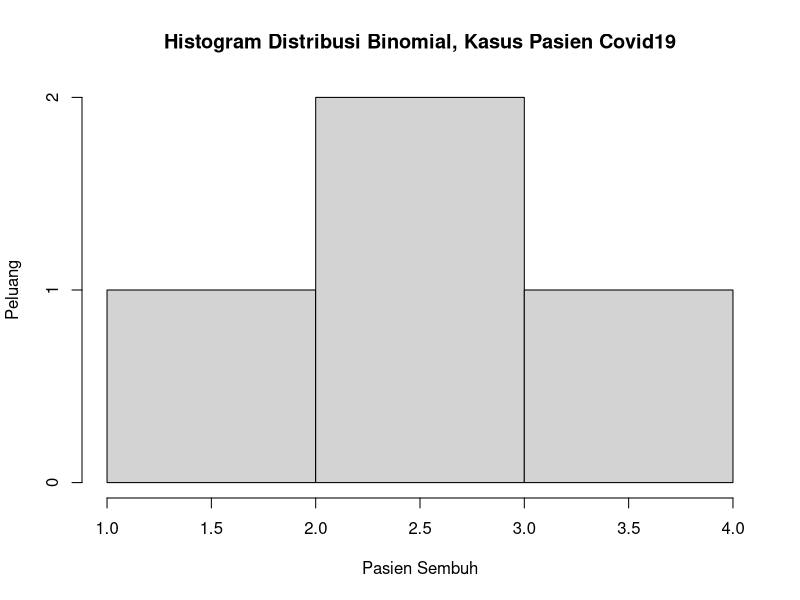

The R source for this figure:
# 2
n <- 20
p <- 0.2

# a
sembuh <- 4
dbinom(sembuh, n, prob = p)

# b 
kasus <- rbinom(sembuh, n, prob = p)
hist(kasus, xlab = "Pasien Sembuh", ylab = "Peluang",main = "Histogram Distribusi Binomial, Kasus Pasien Covid19")

# c
rataan <- n * p
varian <- n * p * (1 - p)
rataan
varian